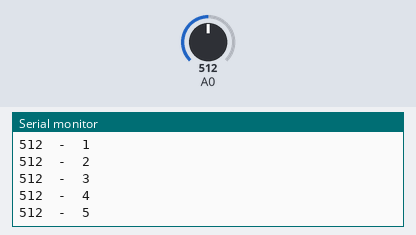
A sketch run on a simulated Arduino Leonardo, built with avr-gcc and run on an emulated ATmega32U4. Shown: the last lines printed to the serial monitor. The test bench sets the inputs (shaded band); at power-on: A0 = 512.

Above: at 1.7 s.
1.8 s: A0 set to 716
At 1.87 s:
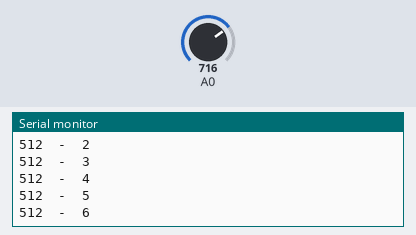
3.3 s: A0 set to 900
At 3.47 s:
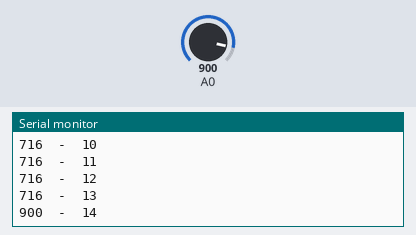
Timing chart, 0 to 6.3 s (numbered marks = the images above; inputs shaded):
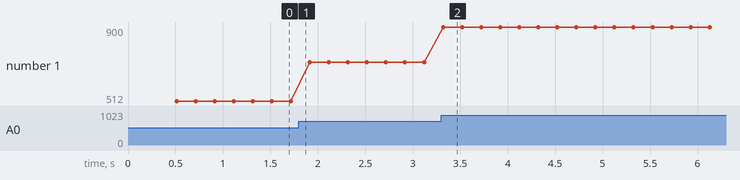

The sketch:

Terminal.ino
```cpp
/*************************************************************
Create with PROGRAMINO-IDE http://www.programino.com

Project:       Programino Terminal Demo
Librarys:
Author:        UlliS
Description:

Terminal special functions:
---------------------------
[#HOME#]                   -> Cursor Home-Position
[#END#]                    -> Cursor End-Postion
[#CLEAR#]                  -> Clear the Terminal-Screen
[#SAVE#filename]           -> Save the Terminal-Content
[#BEEP#]                   -> Play a beep tone
[#EXECUTE#path+filename]   -> Execute a program
**************************************************************/

long cnt = 0;

void setup() {

    // set baudrate to 19200 baud
    Serial.begin(19200);
    while(!Serial) {
        ; // wait for serial port to connect. Needed for Leonardo only
    }

    // clear the terminal
    Serial.println("[#CLEAR#]");
    delay(500);

    // execute the cmd.exe program
    Serial.println("[#EXECUTE#cmd.exe]");
}

void loop() {

    // read the analog input A0
    Serial.print(analogRead(A0));
    Serial.print("\t");           // use TAB
    Serial.print("-");
    Serial.print("\t");           // use TAB
    Serial.println(cnt);
    delay(200);
    cnt++;

    // save data after 50 measurements into the Logfile.txt and sounds a beep tone
    if(cnt==50)
    {
        Serial.println("[#SAVE#LogFile.txt]");
        Serial.println("[#BEEP#]");
    }

    // goto home, goto end and goto home :-)
    if(cnt==75)
    {
        Serial.println("[#HOME#]");
        delay(2000);
        Serial.println("[#END#]");
        delay(2000);
        Serial.println("[#HOME#]");
        delay(2000);
    }

    // clear the terminal screen after 100 measurements and set counter to first line
    if(cnt==100)
    {
        Serial.println("[#CLEAR#]");
        cnt = 0;
    }

}
```

Measured:
- after the input at 3.3 s, the serial monitor: prints a new line at once (image 2)
- plotted number 1: 512 → 716 after the input at 1.8 s, 716 → 900 after the input at 3.3 s
